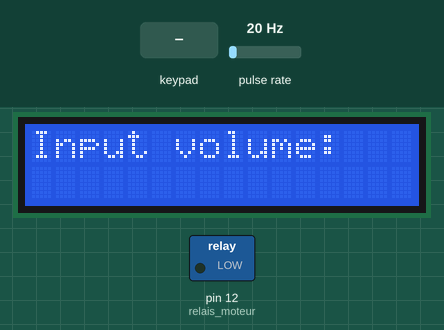
Recording of a sketch running on a simulated Arduino Uno, built with avr-gcc and run on an emulated ATmega328P. On the bench: 16×2 character LCD, switched loads named in the sketch (green lamp = pin HIGH). Wiring (inferred from the names in the program): pulse sensor: data pin 2. Inputs (shaded band) come from the test bench; at power-on: pulse rate 20 Hz. Pins used as bus, display or sensor lines are not drawn; what the sketch prints to the serial monitor is not drawn.

Above: at 1.2 s.
1.3 s: keypad keys 1 3 9 7 D pressed 0.4 s apart
At 3.8 s:
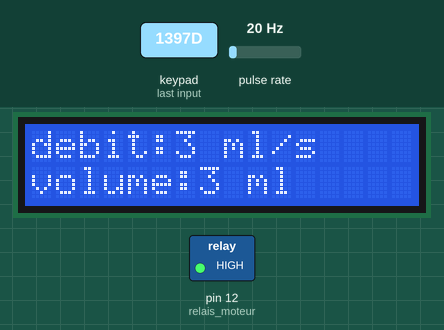
6.3 s: key 'D' pressed
At 7.6 s:
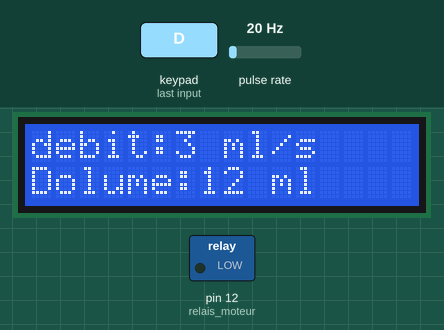
7.9 s: keypad keys 5 4 3 1 3 D pressed 0.4 s apart
At 11.3 s:
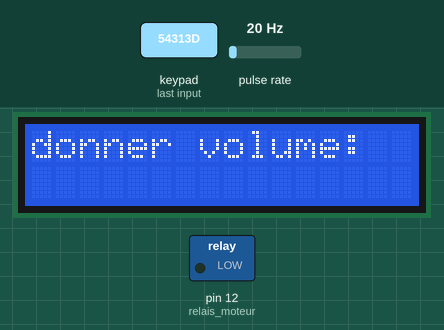
11.8 s: key 'A' pressed
At 13.0 s:
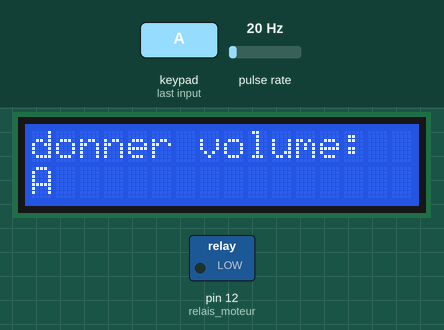
13.3 s: key 'B' pressed
At 14.0 s:
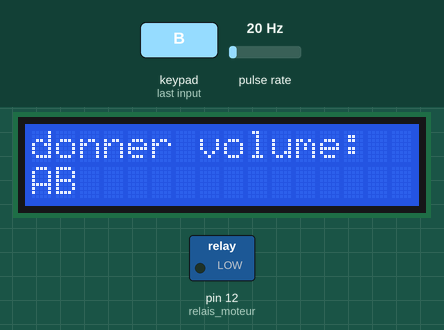
14.8 s: keypad keys 9 8 7 6 # pressed 0.4 s apart
At 16.7 s:
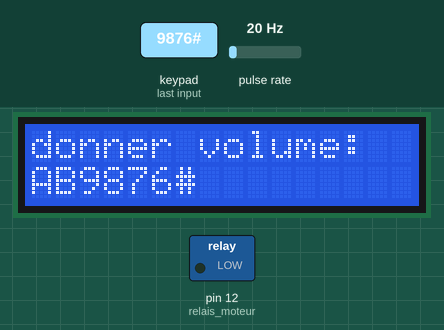
Timing chart, 0 to 18.2 s (numbered marks = the images above; inputs shaded):
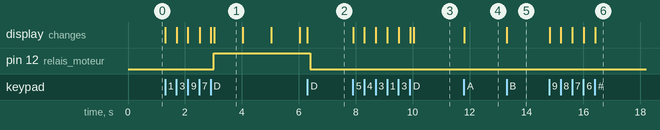

The sketch:

flowratesensor.ino
```cpp
#include <Keypad.h>
#include <LiquidCrystal_I2C.h>
const int ROW_NUM = 4; //four rows
const int COLUMN_NUM = 4; //four columns

char keys[ROW_NUM][COLUMN_NUM] = {
{'1','2','3', 'A'},
{'4','5','6', 'B'},
{'7','8','9', 'C'},
{'*','0','#', 'D'}
};
LiquidCrystal_I2C lcd(0x27, 16, 2); // ligne 8
byte pin_rows[ROW_NUM] = {9,8,7,6}; //connect to the row pinouts of the keypad
byte pin_column[COLUMN_NUM] = {5,4,3,13}; //connect to the column pinouts of the keypad
Keypad keypad = Keypad( makeKeymap(keys), pin_rows, pin_column, ROW_NUM, COLUMN_NUM );

int sensorInterrupt = 0;  // interrupt 0
int sensorPin       = 2; //Digital Pin 2
int solenoidValve = 5; // Digital pin 5
unsigned int SetPoint = 4000; //4000 milileter
String code="";
/*The hall-effect flow sensor outputs pulses per second per litre/minute of flow.*/
float calibrationFactor = 90; //You can change according to your datasheet

volatile byte pulseCount =0;

float flowRate = 0.0;
unsigned int flowMilliLitres =0;
unsigned long totalMilliLitres = 0,volume=0;

unsigned long oldTime ;
const int relais_moteur = 12; // the relay is connected to pin 3 of the Adruino board

void setup()
{ totalMilliLitres = 0;
  pinMode(relais_moteur, OUTPUT);
  lcd.init(); // display initialization
  lcd.clear();
  lcd.backlight(); // activate the backlight
  lcd.setCursor(0, 0); // stand in the front line
  lcd.print("Input volume:");

  // Initialize a serial connection for reporting values to the host
  Serial.begin(9600);
  pinMode(solenoidValve , OUTPUT);
  digitalWrite(solenoidValve, HIGH);
  pinMode(sensorPin, INPUT);
  digitalWrite(sensorPin, HIGH);
  /*The Hall-effect sensor is connected to pin 2 which uses interrupt 0. Configured to trigger on a FALLING state change (transition from HIGH
  (state to LOW state)*/
  attachInterrupt(sensorInterrupt, pulseCounter, FALLING); //you can use Rising or Falling
}

void loop()
{
  char key = keypad.getKey();
    //lcd.clear();

  if(key) // A key on the keyboard is pressed
    {
  code+=key;
  lcd.setCursor(0, 1); // stand on the second line
  lcd.print(code);  // show volume value
  delay(100);
    }

    if (key=='D') { // if you press the 'D' key
     if(code.toInt()<=1500){
        volume=code.toInt();
     }
     else{
        lcd.clear();
        lcd.backlight();
        lcd.setCursor(0, 0);
        lcd.print("donner volume:");
     }
    code="";
    }

if (totalMilliLitres<volume) {
    digitalWrite(relais_moteur, HIGH); // Start the water pump

   if((millis() - oldTime) > 1000)    // Only process counters once per second
  {
    // Disable the interrupt while calculating flow rate and sending the value to the host
    detachInterrupt(sensorInterrupt);

    // Because this loop may not complete in exactly 1 second intervals we calculate the number of milliseconds that have passed since the last execution and use that to scale the output. We also apply the calibrationFactor to scale the output based on the number of pulses per second per units of measure (litres/minute in this case) coming from the sensor.
    flowRate = ((1000.0 / (millis() - oldTime)) * pulseCount) / calibrationFactor;

    // Note the time this processing pass was executed. Note that because we've
    // disabled interrupts the millis() function won't actually be incrementing right
    // at this point, but it will still return the value it was set to just before
    // interrupts went away.
    oldTime = millis();

    // Divide the flow rate in litres/minute by 60 to determine how many litres have
    // passed through the sensor in this 1 second interval, then multiply by 1000 to
    // convert to millilitres.
    flowMilliLitres = (flowRate / 60)*1000;

    // Add the millilitres passed in this second to the cumulative total
    totalMilliLitres += flowMilliLitres;

    unsigned int frac;

    // Print the flow rate for this second in litres / minute
    Serial.print("Flow rate: ");
    Serial.print(flowMilliLitres, DEC);  // Print the integer part of the variable
    Serial.print("mL/Second");
    Serial.print("\t");
    lcd.clear();
    lcd.backlight();
    lcd.setCursor(0, 0);
    lcd.print("debit:");
    lcd.print(flowMilliLitres);  // Show the flow rate on the lcd display
        lcd.print(" ml/s");
    // Print the cumulative total of litres flowed since starting
    Serial.print("Output Liquid Quantity: ");
    Serial.print(totalMilliLitres,DEC);

    Serial.println("mL");
    Serial.print("\t");
        lcd.setCursor(0, 1);
        lcd.print("volume:");
        lcd.print(totalMilliLitres);  // Show quantity filled
        lcd.print(" ml");
    if (totalMilliLitres > 40)
    {
      SetSolinoidValve();
    }

// Reset the pulse counter so we can start incrementing again
    pulseCount = 0;

    // Enable the interrupt again now that we've finished sending output
    attachInterrupt(sensorInterrupt, pulseCounter, FALLING);
  }
}else  {
  digitalWrite(relais_moteur, LOW); // Stop the water pump
  volume=0;
}

}

//Insterrupt Service Routine

void pulseCounter()
{
  // Increment the pulse counter
  pulseCount++;
}

void SetSolinoidValve()
{
  digitalWrite(solenoidValve, LOW);
}


// #include <Keypad.h>
// const int ROW_NUM = 4;
// const int COLUMN_NUM = 4;
// #include <LiquidCrystal_I2C.h>
// LiquidCrystal_I2C lcd(0X27, 16, 2);

// char keys[ROW_NUM][COLUMN_NUM] = {
//   { '1', '2', '3', 'A' },
//   { '4', '5', '6', 'B' },
//   { '7', '8', '9', 'C' },
//   { '*', '0', '#', 'D' }
// };

// byte pin_rows[ROW_NUM] = { 9,8,7,6 };
// byte pin_column[COLUMN_NUM] = { 5,4,3,13};
// Keypad keypad = Keypad(makeKeymap(keys), pin_rows, pin_column, ROW_NUM, COLUMN_NUM);

// int sensorInterrupt = 0;
// int sensorPin = 2;
// int solenoidValve = 5;
// unsigned int SetPoint = 4000;
// String code = "";

// float calibrationFactor = 2.25;

// volatile byte pulseCount = 0;

// float flowRate = 0.0;
// unsigned int flowMilliLitres = 0;
// unsigned long totalMilliLitres = 0, volume = 0;

// unsigned long oldTime;
// const int relais_moteur = 12;

// void setup() {
//   totalMilliLitres = 0;
//   pinMode(relais_moteur, OUTPUT);
//   lcd.init();
//   lcd.backlight();
//   lcd.setCursor(0, 0);
//   lcd.print("Input Vol:");
//   Serial.begin(9600);
//   pinMode(solenoidValve, OUTPUT);
//   digitalWrite(solenoidValve, HIGH);
//   pinMode(sensorPin, INPUT);
//   digitalWrite(sensorPin, HIGH);
//   attachInterrupt(sensorInterrupt, pulseCounter, FALLING);
// }

// void loop() {
//   char key = keypad.getKey();

//   if (key) {
//     code += key;
//     lcd.setCursor(0, 1);
//     lcd.print(code);
//     delay(100);
//   }

//   if (key == 'D') {
//     if (code.toInt() <= 4000) {
//       volume = code.toInt();
//     } else {
//       lcd.clear();

//       lcd.setCursor(0, 0);
//       lcd.print("Input Vol:");
//     }
//     code = "";
//   }

//   if (totalMilliLitres < volume) {
//     digitalWrite(relais_moteur, HIGH);

//     if ((millis() - oldTime) > 1000) {
//       detachInterrupt(sensorInterrupt);

//       flowRate = ((1000.0 / (millis() - oldTime)) * pulseCount) / calibrationFactor;
//       oldTime = millis();
//       flowMilliLitres = (flowRate / 60) * 1000;
//       totalMilliLitres += flowMilliLitres;

//       unsigned int frac;
//       Serial.print("Flow rate :-");
//       Serial.print(flowMilliLitres, DEC);
//       Serial.print("mL/Second");
//       Serial.print("\t");
//       lcd.clear();

//       lcd.setCursor(0, 0);
//       lcd.print("Rate: ");
//       lcd.print(flowMilliLitres);
//       lcd.print(" ml/s");
//       Serial.print("Output Liquid Quantity: ");
//       Serial.print(totalMilliLitres, DEC);

//       Serial.println("mL");
//       Serial.print("\t");
//       lcd.setCursor(0, 1);
//       lcd.print("Filled:");
//       lcd.print(totalMilliLitres);
//       lcd.print(" ml");
//       if (totalMilliLitres > 40) {
//         SetSolinoidValve();
//       }
//       pulseCount = 0;
//       attachInterrupt(sensorInterrupt, pulseCounter, FALLING);
//     }
//   } else {
//     digitalWrite(relais_moteur, LOW);
//     volume = 0;
//   }
// }

// void pulseCounter() {

//   pulseCount++;
// }

// void SetSolinoidValve() {
//   digitalWrite(solenoidValve, LOW);
// }


// #include <Keypad.h>
// #include <LiquidCrystal_I2C.h>

// // Define keypad layout
// const byte ROWS = 4;
// const byte COLS = 4;
// char keys[ROWS][COLS] = {
//   {'1', '2', '3', 'A'},
//   {'4', '5', '6', 'B'},
//   {'7', '8', '9', 'C'},
//   {'*', '0', '#', 'D'}
// };

// // Keypad pins
// byte rowPins[ROWS] = {9, 8, 7, 6};
// byte colPins[COLS] = {5, 4, 3, 13};
// Keypad keypad = Keypad(makeKeymap(keys), rowPins, colPins, ROWS, COLS);

// // Relay control pin
// const int relayPin = 12;

// // Flow sensor variables
// volatile int nbTopsFan = 0;
// float totalFlowed = 0;

// // LCD setup
// LiquidCrystal_I2C lcd(0x27, 16, 2); // I2C address 0x27, 16 columns and 2 rows

// void setup() {
//   pinMode(relayPin, OUTPUT);
//   lcd.init();
//   lcd.backlight();
//   attachInterrupt(0, countFlow, RISING); // Attach interrupt for flow sensor
// }

// void loop() {
//   char key = keypad.getKey();
//   if (key) {
//     handleKeypadInput(key);
//   }
// }

// void handleKeypadInput(char key) {
//   static float desiredVolume = 0;
//   if (key >= '0' && key <= '9') {
//     desiredVolume = desiredVolume * 10 + (key - '0');
//     lcd.print(key);
//   } else if (key == 'D') {
//     startMotor();
//   } else if (key == 'C') {
//     stopMotor();
//     lcd.clear();
//     lcd.print("Total: ");
//     lcd.print(totalFlowed, 2); // Display total volume
//     lcd.setCursor(0, 1);
//     lcd.print("Flow: ");
//     lcd.print(totalFlowed / millis() * 1000, 2); // Display flow rate (L/s)
//   }
// }

// void startMotor() {
//   digitalWrite(relayPin, HIGH);
// }

// void stopMotor() {
//   digitalWrite(relayPin, LOW);
// }

// void countFlow() {
//   nbTopsFan++;
//   totalFlowed += 0.001; // Increment total flow (adjust based on your flow sensor)
// }


// //arduino library for I2C
// #include <Wire.h>

// //INCLUDE LCD DISPLAY FOR I2C
// #include <LiquidCrystal_I2C.h>


// //variable for flow sensor
// volatile int flow_frequency;
// float vol = 0.0,L_minute;
// unsigned char flowsensor =2;
// unsigned long currentTime;
// unsigned long cloopTime;

// //CREATE LCD OBJECT
// LiquidCrystal_I2C lcd(0X27, 16, 2);

// //interrupt function to increment flow
// void flow(){
//   flow_frequency++;
// }
// void setup() {
//   pinMode(flowsensor, INPUT);
//   attachInterrupt(digitalPinToInterrupt(flowsensor),flow, RISING); //SETUP INTERRUPT
//   // SETUP LCD WITH BACKLIGHT AND INITIALIZE
//   lcd.backlight();
//   lcd.init();
//   lcd.clear();
//   lcd.setCursor(0, 0);
//   lcd.print("Flow meter");
//   currentTime = millis();
//   cloopTime = currentTime;


// }

// void loop() {
//   currentTime = millis();

//   if(currentTime >= (cloopTime + 1000)){
//     cloopTime = currentTime;
//     if(flow_frequency !=0){
//       L_minute = (flow_frequency/7.5);
//       lcd.clear();
//       lcd.setCursor(0, 0);
//       lcd.print("Rate: ");
//       lcd.print(L_minute);
//       lcd.print(" L/M");
//       L_minute = L_minute/60;
//       lcd.setCursor(0, 1);
//       vol = vol + L_minute;
//       lcd.print("Vol:");
//       lcd.print(vol);
//       lcd.print(" L");
//       flow_frequency = 0;

//     }

//     else{
//       lcd.clear();
//       lcd.setCursor(0,0);
//       lcd.print("Rate: ");
//       lcd.print(flow_frequency);
//       lcd.print(" L/M");
//       lcd.setCursor(0,1);
//       lcd.print("Vol:");
//       lcd.print(vol);
//       lcd.print(" L");
//     }
//   }


// }
```

Measured:
- after the input at 1.3 s, pin 12 (relais_moteur): LOW → HIGH after 1.7 s; the display: first changes at once (image 1 shows a later state)
- after the input at 6.3 s, pin 12 (relais_moteur): HIGH → LOW after 0.11 s; the display: changes at once (image 2)
- after the input at 7.9 s, the display: first changes at once (image 3 shows a later state)
- after the input at 11.8 s, the display: changes at once (image 4)
- after the input at 13.3 s, the display: changes at once (image 5)
- after the input at 14.8 s, the display: first changes at once (image 6 shows a later state)
- what the display in image 1 shows lasts 1.0 s, from 3.0 s to 4.0 s
